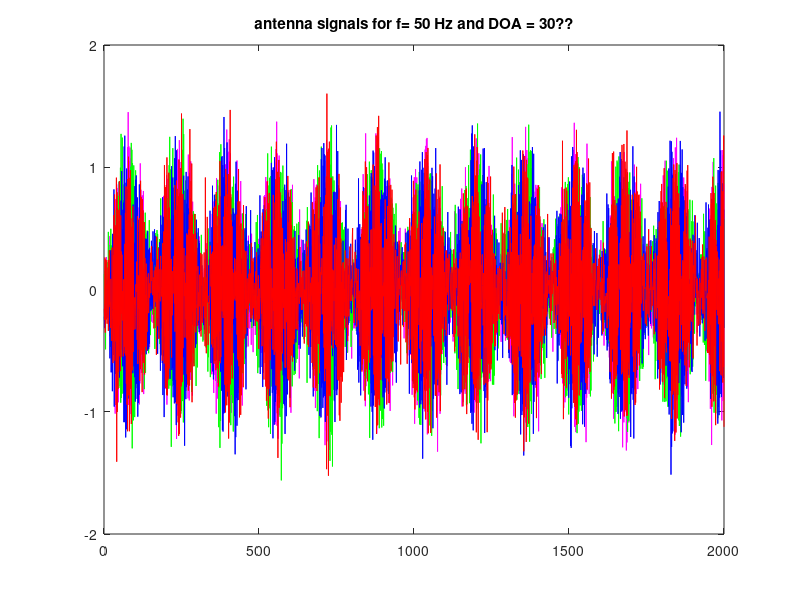
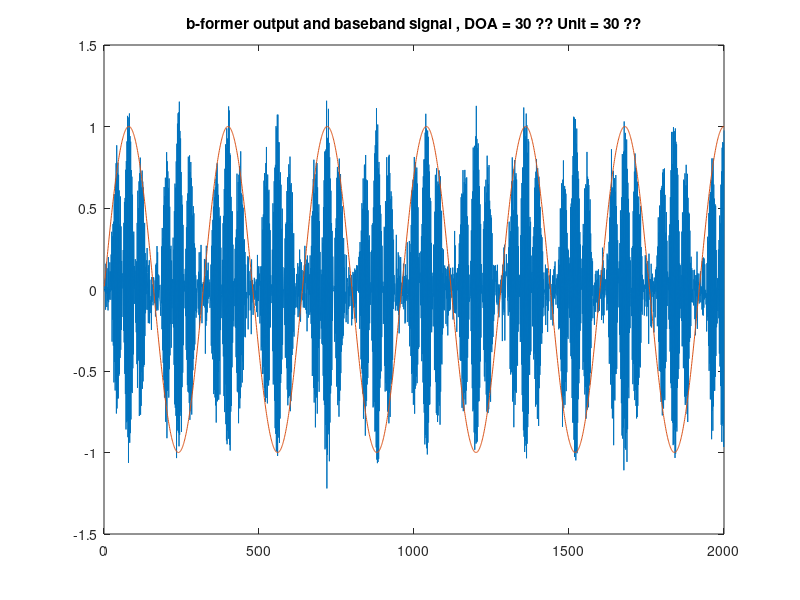

MATLAB code to generate these figures, in order:
%Assignment 3.1
%Authors: Stefan Riedel 1330219
clc
clear all
close all

%a)

%generate modulated carrier wave s*c
f_s = 16000;                                % sampling frequency
f = 50:100:4950;                            % baseband sinusoid frequencies
n = 1:2000;                                 % time index

for jj=1:50
S(jj,:) = sin(2*pi*f(jj)*n/f_s);                      % baseband signals
end

f_c = 7800;                                 % carrier frequency
c = exp(i*n/f_s*2*pi*f_c);  

for jj=1:50
R(jj,:) = S(jj,:).*c;                                   % modulated carrier
end

% figure()
% plot(n,real(r))

%generate phase shift vector h
theta_d = 30;                                 % DOA 
theta_r = theta_d/360*2*pi;
j = 1:4;                                    % beamformer with 4 antennas
h(j) = (exp(i*2*pi/5*cos(theta_r))).^(j-1);   % phase shift vector        
h=h.'; 

%generate noise matrix

V = randn(4,n(end))*0.2;

% compute antenna signals
Y = ones(4,length(n));

for jj=1:50
A = h*R(jj,:) + V;
Y = [Y , A];
end

freq = 50;
jj = freq/50;
figure()
plot(n,Y(1,(length(n)*jj+1):(length(n)*jj+length(n))),'m')
hold on
plot(n,Y(2,(length(n)*jj+1):(length(n)*jj+length(n))),'g')
hold on 
plot(n,Y(3,(length(n)*jj+1):(length(n)*jj+length(n))),'b')
hold on
plot(n,Y(4,(length(n)*jj+1):(length(n)*jj+length(n))),'r')
title(['antenna signals for f= ' num2str(freq) ' Hz and DOA = ' num2str(theta_d) '??'])

%% 






% beamformer

theta0_d =30;                              % angle of unit response 
theta0_r = theta0_d/360*2*pi;
h0(j) = (exp(i*2*pi/5*cos(theta0_r))).^(j-1); % phase shift vector 
h0=h0.';             

Ryy = ones(length(j));
for jj=1:50    
B = corr( Y(:, (jj*length(n)+1):(length(n)*jj+length(n)))'); 
Ryy = [Ryy , B];
end

for jj=1:50
C0(jj,:) = h0'*Ryy(:, (length(j)*jj+1): (length(j)*jj+length(j)))^(-1)/(h0'*Ryy(:, (length(j)*jj+1): (length(j)*jj+length(j)))^(-1)*h0);
end

for jj=1:50
Shat(jj,:)= C0(jj,:)*Y(:, (jj*length(n)+1):(length(n)*jj+length(n)));
end 

freq = 50;
jj = freq/50;
figure
plot(real(Shat(jj,:)))
hold on
plot(real(S(jj,:)))
title([' b-former output and baseband signal , DOA = ' num2str(theta_d) ' ?? Unit = ' num2str(theta0_d) ' ?? '])




